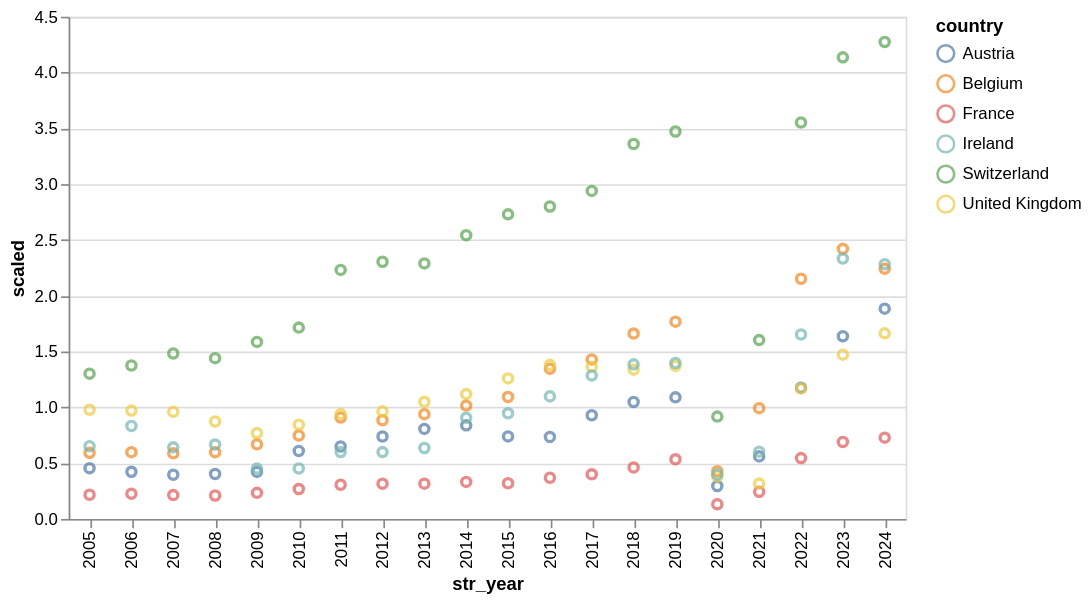

The code cell stored with this chart in its notebook:
### Code cell
charts[1]

### Figure 1 — Vega-Lite specification as saved in the notebook (floating-point values rounded to 4 significant figures)
{"config": {"view": {"continuousWidth": 300, "continuousHeight": 300}, "scale": {"zero": false}}, "data": {"name": "data-18445be061e6267a94a41b583fdbac74"}, "mark": {"type": "point", "tooltip": true}, "encoding": {"color": {"field": "country", "type": "nominal"}, "x": {"field": "str_year", "type": "nominal"}, "y": {"field": "scaled", "type": "quantitative"}}, "width": 500, "$schema": "https://vega.github.io/schema/vega-lite/v6.1.0.json", "datasets": {"data-18445be061e6267a94a41b583fdbac74": [{"code": "AUT", "year": 2005, "country": "Austria", "scaled": 0.4547, "str_year": "2005"}, {"code": "AUT", "year": 2006, "country": "Austria", "scaled": 0.4224, "str_year": "2006"}, {"code": "AUT", "year": 2007, "country": "Austria", "scaled": 0.3957, "str_year": "2007"}, {"code": "AUT", "year": 2008, "country": "Austria", "scaled": 0.4026, "str_year": "2008"}, {"code": "AUT", "year": 2009, "country": "Austria", "scaled": 0.4214, "str_year": "2009"}, {"code": "AUT", "year": 2010, "country": "Austria", "scaled": 0.6087, "str_year": "2010"}, {"code": "AUT", "year": 2011, "country": "Austria", "scaled": 0.6489, "str_year": "2011"}, {"code": "AUT", "year": 2012, "country": "Austria", "scaled": 0.7386, "str_year": "2012"}, {"code": "AUT", "year": 2013, "country": "Austria", "scaled": 0.8068, "str_year": "2013"}, {"code": "AUT", "year": 2014, "country": "Austria", "scaled": 0.8385, "str_year": "2014"}, {"code": "AUT", "year": 2015, "country": "Austria", "scaled": 0.7393, "str_year": "2015"}, {"code": "AUT", "year": 2016, "country": "Austria", "scaled": 0.735, "str_year": "2016"}, {"code": "AUT", "year": 2017, "country": "Austria", "scaled": 0.929, "str_year": "2017"}, {"code": "AUT", "year": 2018, "country": "Austria", "scaled": 1.048, "str_year": "2018"}, {"code": "AUT", "year": 2019, "country": "Austria", "scaled": 1.09, "str_year": "2019"}, {"code": "AUT", "year": 2020, "country": "Austria", "scaled": 0.2952, "str_year": "2020"}, {"code": "AUT", "year": 2021, "country": "Austria", "scaled": 0.5606, "str_year": "2021"}, {"code": "AUT", "year": 2022, "country": "Austria", "scaled": 1.177, "str_year": "2022"}, {"code": "AUT", "year": 2023, "country": "Austria", "scaled": 1.637, "str_year": "2023"}, {"code": "AUT", "year": 2024, "country": "Austria", "scaled": 1.884, "str_year": "2024"}, {"code": "BEL", "year": 2005, "country": "Belgium", "scaled": 0.5924, "str_year": "2005"}, {"code": "BEL", "year": 2006, "country": "Belgium", "scaled": 0.5985, "str_year": "2006"}, {"code": "BEL", "year": 2007, "country": "Belgium", "scaled": 0.5879, "str_year": "2007"}, {"code": "BEL", "year": 2008, "country": "Belgium", "scaled": 0.5986, "str_year": "2008"}, {"code": "BEL", "year": 2009, "country": "Belgium", "scaled": 0.6687, "str_year": "2009"}, {"code": "BEL", "year": 2010, "country": "Belgium", "scaled": 0.7478, "str_year": "2010"}, {"code": "BEL", "year": 2011, "country": "Belgium", "scaled": 0.9093, "str_year": "2011"}, {"code": "BEL", "year": 2012, "country": "Belgium", "scaled": 0.8845, "str_year": "2012"}, {"code": "BEL", "year": 2013, "country": "Belgium", "scaled": 0.9386, "str_year": "2013"}, {"code": "BEL", "year": 2014, "country": "Belgium", "scaled": 1.016, "str_year": "2014"}, {"code": "BEL", "year": 2015, "country": "Belgium", "scaled": 1.094, "str_year": "2015"}, {"code": "BEL", "year": 2016, "country": "Belgium", "scaled": 1.347, "str_year": "2016"}, {"code": "BEL", "year": 2017, "country": "Belgium", "scaled": 1.429, "str_year": "2017"}, {"code": "BEL", "year": 2018, "country": "Belgium", "scaled": 1.661, "str_year": "2018"}, {"code": "BEL", "year": 2019, "country": "Belgium", "scaled": 1.767, "str_year": "2019"}, {"code": "BEL", "year": 2020, "country": "Belgium", "scaled": 0.4276, "str_year": "2020"}, {"code": "BEL", "year": 2021, "country": "Belgium", "scaled": 0.9925, "str_year": "2021"}, {"code": "BEL", "year": 2022, "country": "Belgium", "scaled": 2.152, "str_year": "2022"}, {"code": "BEL", "year": 2023, "country": "Belgium", "scaled": 2.42, "str_year": "2023"}, {"code": "BEL", "year": 2024, "country": "Belgium", "scaled": 2.241, "str_year": "2024"}, {"code": "CHE", "year": 2005, "country": "Switzerland", "scaled": 1.302, "str_year": "2005"}, {"code": "CHE", "year": 2006, "country": "Switzerland", "scaled": 1.375, "str_year": "2006"}, {"code": "CHE", "year": 2007, "country": "Switzerland", "scaled": 1.483, "str_year": "2007"}, {"code": "CHE", "year": 2008, "country": "Switzerland", "scaled": 1.441, "str_year": "2008"}, {"code": "CHE", "year": 2009, "country": "Switzerland", "scaled": 1.586, "str_year": "2009"}, {"code": "CHE", "year": 2010, "country": "Switzerland", "scaled": 1.715, "str_year": "2010"}, {"code": "CHE", "year": 2011, "country": "Switzerland", "scaled": 2.231, "str_year": "2011"}, {"code": "CHE", "year": 2012, "country": "Switzerland", "scaled": 2.304, "str_year": "2012"}, {"code": "CHE", "year": 2013, "country": "Switzerland", "scaled": 2.289, "str_year": "2013"}, {"code": "CHE", "year": 2014, "country": "Switzerland", "scaled": 2.543, "str_year": "2014"}, {"code": "CHE", "year": 2015, "country": "Switzerland", "scaled": 2.73, "str_year": "2015"}, {"code": "CHE", "year": 2016, "country": "Switzerland", "scaled": 2.799, "str_year": "2016"}, {"code": "CHE", "year": 2017, "country": "Switzerland", "scaled": 2.939, "str_year": "2017"}, {"code": "CHE", "year": 2018, "country": "Switzerland", "scaled": 3.36, "str_year": "2018"}, {"code": "CHE", "year": 2019, "country": "Switzerland", "scaled": 3.472, "str_year": "2019"}, {"code": "CHE", "year": 2020, "country": "Switzerland", "scaled": 0.917, "str_year": "2020"}, {"code": "CHE", "year": 2021, "country": "Switzerland", "scaled": 1.602, "str_year": "2021"}, {"code": "CHE", "year": 2022, "country": "Switzerland", "scaled": 3.552, "str_year": "2022"}, {"code": "CHE", "year": 2023, "country": "Switzerland", "scaled": 4.136, "str_year": "2023"}, {"code": "CHE", "year": 2024, "country": "Switzerland", "scaled": 4.274, "str_year": "2024"}, {"code": "FRA", "year": 2005, "country": "France", "scaled": 0.2166, "str_year": "2005"}, {"code": "FRA", "year": 2006, "country": "France", "scaled": 0.2267, "str_year": "2006"}, {"code": "FRA", "year": 2007, "country": "France", "scaled": 0.2136, "str_year": "2007"}, {"code": "FRA", "year": 2008, "country": "France", "scaled": 0.2099, "str_year": "2008"}, {"code": "FRA", "year": 2009, "country": "France", "scaled": 0.2342, "str_year": "2009"}, {"code": "FRA", "year": 2010, "country": "France", "scaled": 0.2679, "str_year": "2010"}, {"code": "FRA", "year": 2011, "country": "France", "scaled": 0.3062, "str_year": "2011"}, {"code": "FRA", "year": 2012, "country": "France", "scaled": 0.3162, "str_year": "2012"}, {"code": "FRA", "year": 2013, "country": "France", "scaled": 0.3159, "str_year": "2013"}, {"code": "FRA", "year": 2014, "country": "France", "scaled": 0.3317, "str_year": "2014"}, {"code": "FRA", "year": 2015, "country": "France", "scaled": 0.3201, "str_year": "2015"}, {"code": "FRA", "year": 2016, "country": "France", "scaled": 0.3689, "str_year": "2016"}, {"code": "FRA", "year": 2017, "country": "France", "scaled": 0.4, "str_year": "2017"}, {"code": "FRA", "year": 2018, "country": "France", "scaled": 0.4617, "str_year": "2018"}, {"code": "FRA", "year": 2019, "country": "France", "scaled": 0.5345, "str_year": "2019"}, {"code": "FRA", "year": 2020, "country": "France", "scaled": 0.132, "str_year": "2020"}, {"code": "FRA", "year": 2021, "country": "France", "scaled": 0.2435, "str_year": "2021"}, {"code": "FRA", "year": 2022, "country": "France", "scaled": 0.5456, "str_year": "2022"}, {"code": "FRA", "year": 2023, "country": "France", "scaled": 0.6893, "str_year": "2023"}, {"code": "FRA", "year": 2024, "country": "France", "scaled": 0.7282, "str_year": "2024"}, {"code": "GBR", "year": 2005, "country": "United Kingdom", "scaled": 0.9788, "str_year": "2005"}, {"code": "GBR", "year": 2006, "country": "United Kingdom", "scaled": 0.9712, "str_year": "2006"}, {"code": "GBR", "year": 2007, "country": "United Kingdom", "scaled": 0.9602, "str_year": "2007"}, {"code": "GBR", "year": 2008, "country": "United Kingdom", "scaled": 0.873, "str_year": "2008"}, {"code": "GBR", "year": 2009, "country": "United Kingdom", "scaled": 0.7692, "str_year": "2009"}, {"code": "GBR", "year": 2010, "country": "United Kingdom", "scaled": 0.8442, "str_year": "2010"}, {"code": "GBR", "year": 2011, "country": "United Kingdom", "scaled": 0.9397, "str_year": "2011"}, {"code": "GBR", "year": 2012, "country": "United Kingdom", "scaled": 0.9642, "str_year": "2012"}, {"code": "GBR", "year": 2013, "country": "United Kingdom", "scaled": 1.05, "str_year": "2013"}, {"code": "GBR", "year": 2014, "country": "United Kingdom", "scaled": 1.119, "str_year": "2014"}, {"code": "GBR", "year": 2015, "country": "United Kingdom", "scaled": 1.259, "str_year": "2015"}, {"code": "GBR", "year": 2016, "country": "United Kingdom", "scaled": 1.381, "str_year": "2016"}, {"code": "GBR", "year": 2017, "country": "United Kingdom", "scaled": 1.363, "str_year": "2017"}, {"code": "GBR", "year": 2018, "country": "United Kingdom", "scaled": 1.338, "str_year": "2018"}, {"code": "GBR", "year": 2019, "country": "United Kingdom", "scaled": 1.372, "str_year": "2019"}, {"code": "GBR", "year": 2020, "country": "United Kingdom", "scaled": 0.3829, "str_year": "2020"}, {"code": "GBR", "year": 2021, "country": "United Kingdom", "scaled": 0.3168, "str_year": "2021"}, {"code": "GBR", "year": 2022, "country": "United Kingdom", "scaled": 1.169, "str_year": "2022"}, {"code": "GBR", "year": 2023, "country": "United Kingdom", "scaled": 1.472, "str_year": "2023"}, {"code": "GBR", "year": 2024, "country": "United Kingdom", "scaled": 1.663, "str_year": "2024"}, {"code": "IRL", "year": 2005, "country": "Ireland", "scaled": 0.6522, "str_year": "2005"}, {"code": "IRL", "year": 2006, "country": "Ireland", "scaled": 0.8326, "str_year": "2006"}, {"code": "IRL", "year": 2007, "country": "Ireland", "scaled": 0.6416, "str_year": "2007"}, {"code": "IRL", "year": 2008, "country": "Ireland", "scaled": 0.6666, "str_year": "2008"}, {"code": "IRL", "year": 2009, "country": "Ireland", "scaled": 0.4513, "str_year": "2009"}, {"code": "IRL", "year": 2010, "country": "Ireland", "scaled": 0.4524, "str_year": "2010"}, {"code": "IRL", "year": 2011, "country": "Ireland", "scaled": 0.5993, "str_year": "2011"}, {"code": "IRL", "year": 2012, "country": "Ireland", "scaled": 0.5992, "str_year": "2012"}, {"code": "IRL", "year": 2013, "country": "Ireland", "scaled": 0.6357, "str_year": "2013"}, {"code": "IRL", "year": 2014, "country": "Ireland", "scaled": 0.9064, "str_year": "2014"}, {"code": "IRL", "year": 2015, "country": "Ireland", "scaled": 0.9467, "str_year": "2015"}, {"code": "IRL", "year": 2016, "country": "Ireland", "scaled": 1.098, "str_year": "2016"}, {"code": "IRL", "year": 2017, "country": "Ireland", "scaled": 1.286, "str_year": "2017"}, {"code": "IRL", "year": 2018, "country": "Ireland", "scaled": 1.385, "str_year": "2018"}, {"code": "IRL", "year": 2019, "country": "Ireland", "scaled": 1.397, "str_year": "2019"}, {"code": "IRL", "year": 2020, "country": "Ireland", "scaled": 0.3993, "str_year": "2020"}, {"code": "IRL", "year": 2021, "country": "Ireland", "scaled": 0.6027, "str_year": "2021"}, {"code": "IRL", "year": 2022, "country": "Ireland", "scaled": 1.653, "str_year": "2022"}, {"code": "IRL", "year": 2023, "country": "Ireland", "scaled": 2.333, "str_year": "2023"}, {"code": "IRL", "year": 2024, "country": "Ireland", "scaled": 2.282, "str_year": "2024"}]}}
